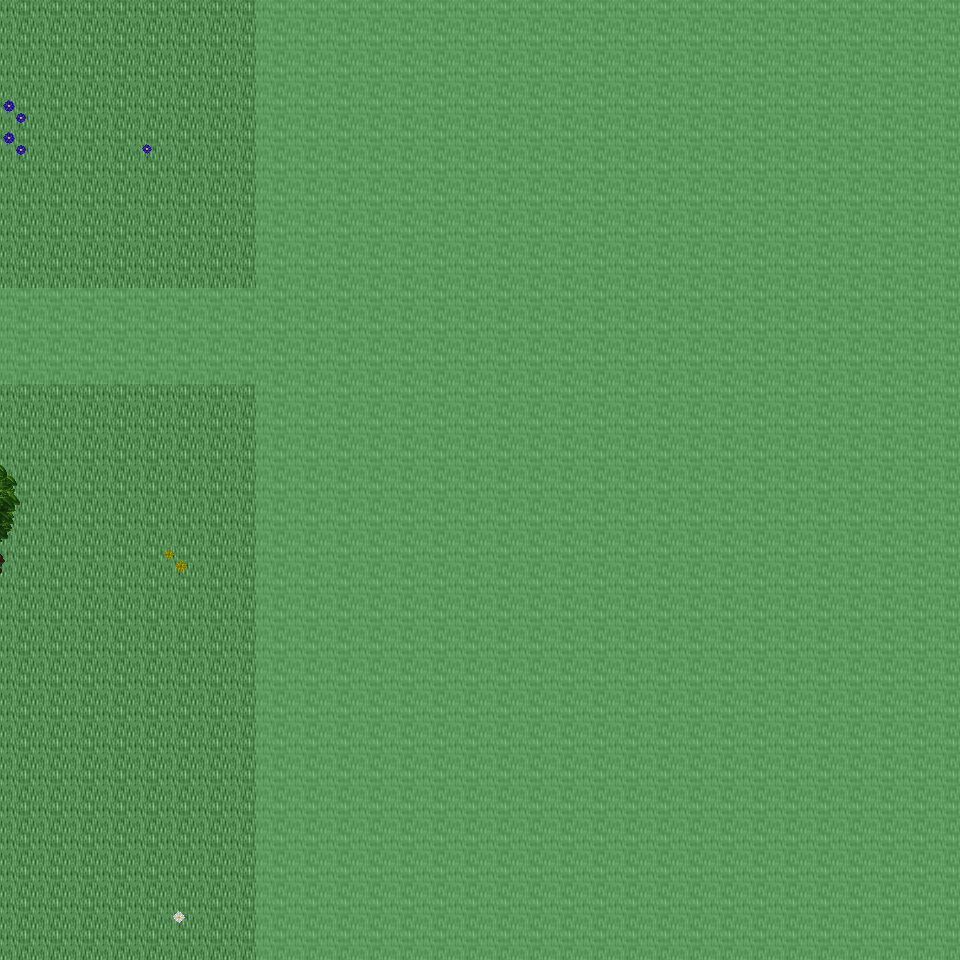

A level layout from a 2D game, rendered from its tile map. Below: a short description, then the map file with tile-grid data replaced by summaries:
An orthogonal 30x30 tile map with 32x32 px tiles, 6 tile layers (Ground, Object, Object2, Above, ...), 17 tilesets and 4 objects (4x mapchange).

<map version="1.0" orientation="orthogonal" renderorder="right-down" width="30" height="30" tilewidth="32" tileheight="32" nextobjectid="5">
  <tileset firstgid="1" name="tileset_ground_ground" tilewidth="32" tileheight="32" tilecount="33" columns="3">
    <image source="../drawable/tileset_ground_ground.png" width="96" height="352" />
  </tileset>
  <tileset firstgid="34" name="tileset_ground_water_pool" tilewidth="32" tileheight="32" tilecount="72" columns="3">
    <image source="../drawable/tileset_ground_water_pool.png" width="96" height="768" />
  </tileset>
  <tileset firstgid="106" name="tileset_ground_ridge_earth_dark" tilewidth="32" tileheight="32" tilecount="96" columns="12">
    <image source="../drawable/tileset_ground_ridge_earth_dark.png" width="384" height="256" />
  </tileset>
  <tileset firstgid="202" name="tileset_ground_grass_edges" tilewidth="32" tileheight="32" tilecount="36" columns="12">
    <image source="../drawable/tileset_ground_grass_edges.png" width="384" height="96" />
  </tileset>
  <tileset firstgid="238" name="tileset_ground_earth_edges" tilewidth="32" tileheight="32" tilecount="18" columns="6">
    <image source="../drawable/tileset_ground_earth_edges.png" width="192" height="96" />
  </tileset>
  <tileset firstgid="256" name="tileset_ground_grass_corners" tilewidth="32" tileheight="32" tilecount="24" columns="6">
    <image source="../drawable/tileset_ground_grass_corners.png" width="192" height="128" />
  </tileset>
  <tileset firstgid="280" name="tileset_plant_grasses" tilewidth="32" tileheight="32" tilecount="6" columns="3">
    <image source="../drawable/tileset_plant_grasses.png" width="96" height="64" />
  </tileset>
  <tileset firstgid="286" name="tileset_plant_flower_daisy_blue" tilewidth="32" tileheight="32" tilecount="8" columns="2">
    <image source="../drawable/tileset_plant_flower_daisy_blue.png" width="64" height="128" />
  </tileset>
  <tileset firstgid="294" name="tileset_plant_flower_daisy_yellow" tilewidth="32" tileheight="32" tilecount="8" columns="2">
    <image source="../drawable/tileset_plant_flower_daisy_yellow.png" width="64" height="128" />
  </tileset>
  <tileset firstgid="302" name="tileset_plant_bush_bushes" tilewidth="32" tileheight="32" tilecount="10" columns="5">
    <image source="../drawable/tileset_plant_bush_bushes.png" width="160" height="64" />
  </tileset>
  <tileset firstgid="312" name="tileset_plant_flower_daisy_red" tilewidth="32" tileheight="32" tilecount="8" columns="2">
    <image source="../drawable/tileset_plant_flower_daisy_red.png" width="64" height="128" />
  </tileset>
  <tileset firstgid="320" name="tileset_plant_flower_daisy_white" tilewidth="32" tileheight="32" tilecount="8" columns="2">
    <image source="../drawable/tileset_plant_flower_daisy_white.png" width="64" height="128" />
  </tileset>
  <tileset firstgid="328" name="tileset_logic_collision" tilewidth="32" tileheight="32" tilecount="1" columns="1">
    <image source="../drawable/tileset_logic_collision.png" width="32" height="32" />
  </tileset>
  <tileset firstgid="329" name="tileset_plant_tree_tree_green" tilewidth="32" tileheight="32" tilecount="88" columns="8">
    <image source="../drawable/tileset_plant_tree_tree_green.png" width="256" height="352" />
  </tileset>
  <tileset firstgid="417" name="tileset_plant_stump_stump_brown" tilewidth="32" tileheight="32" tilecount="4" columns="2">
    <image source="../drawable/tileset_plant_stump_stump_brown.png" width="64" height="64" />
  </tileset>
  <tileset firstgid="421" name="tileset_ground_green_paving" tilewidth="32" tileheight="32" tilecount="18" columns="3">
    <image source="../drawable/tileset_ground_green_paving.png" width="96" height="192" />
  </tileset>
  <tileset firstgid="439" name="tileset_building_huts" tilewidth="32" tileheight="32" tilecount="338" columns="26">
    <image source="../drawable/tileset_building_huts.png" width="832" height="416" />
  </tileset>
  <layer name="Ground" width="30" height="30">
    <data>[900 cells, 900 non-empty, 1 distinct tile ids]</data>
  </layer>
  <layer name="Object" width="30" height="30">
    <data>[900 cells, 55 non-empty, 15 distinct tile ids]</data>
  </layer>
  <layer name="Object2" width="30" height="30">
    <data>[900 cells, 1 non-empty, 1 distinct tile ids]</data>
  </layer>
  <layer name="Above" width="30" height="30">
    <data>[900 cells, 69 non-empty, 21 distinct tile ids]</data>
  </layer>
  <layer name="Above2" width="30" height="30">
    <data>[900 cells, 3 non-empty, 3 distinct tile ids]</data>
  </layer>
  <layer name="Walkable" width="30" height="30">
    <data>[900 cells, 684 non-empty, 1 distinct tile ids]</data>
  </layer>
  <objectgroup name="MapEvents">
    <object id="1" name="north" type="mapchange" x="0" y="0" width="256" height="32">
      <properties>
        <property name="map" value="0_ados_mountain_n2_w2_x3_y1" />
        <property name="place" value="south" />
      </properties>
    </object>
    <object id="2" name="south" type="mapchange" x="0" y="928" width="256" height="32">
      <properties>
        <property name="map" value="0_ados_mountain_n2_w2_x3_y3" />
        <property name="place" value="north" />
      </properties>
    </object>
    <object id="3" name="west" type="mapchange" x="0" y="0" width="32" height="288">
      <properties>
        <property name="map" value="0_ados_mountain_n2_w2_x2_y2" />
        <property name="place" value="east" />
      </properties>
    </object>
    <object id="4" name="west2" type="mapchange" x="0" y="384" width="32" height="576">
      <properties>
        <property name="map" value="0_ados_mountain_n2_w2_x2_y2" />
        <property name="place" value="east2" />
      </properties>
    </object>
  </objectgroup>
</map>
